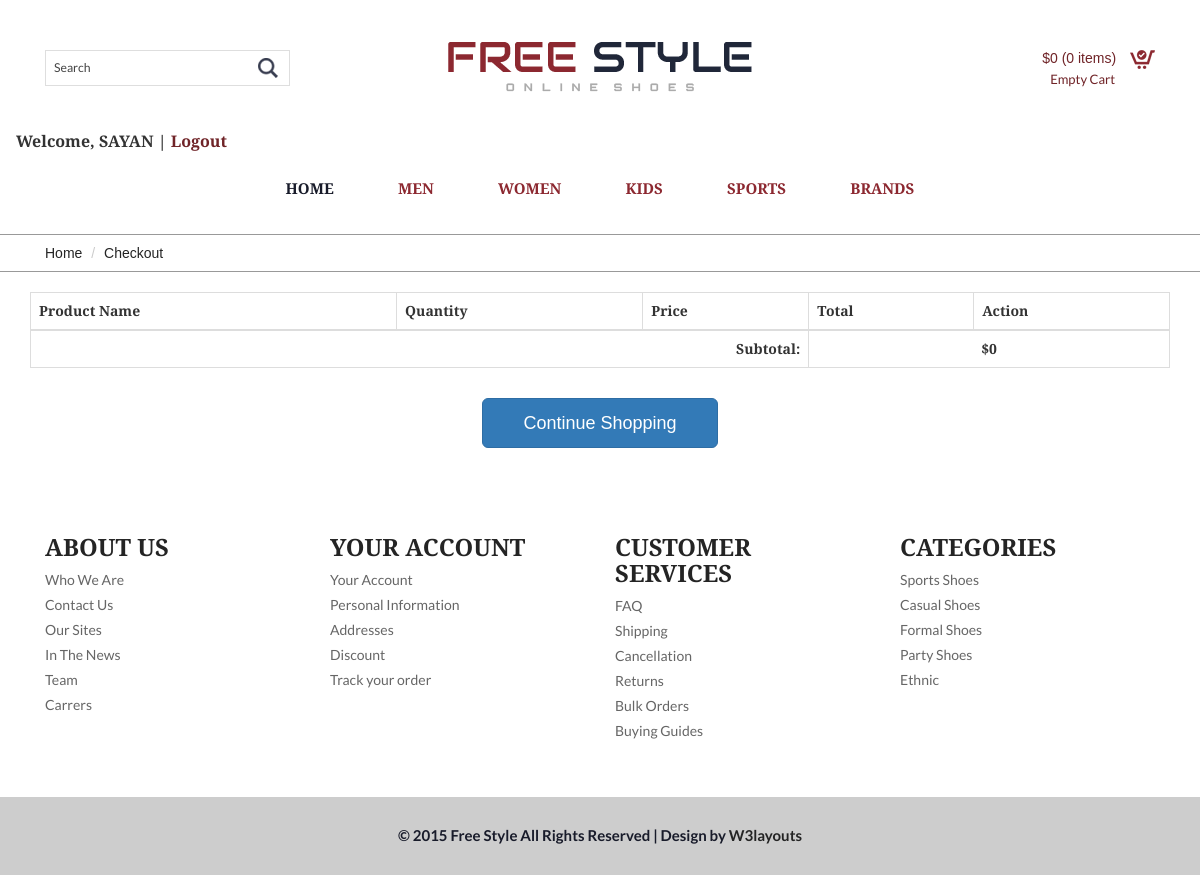
The page /cart.php (signed in) on the database as committed earlier.
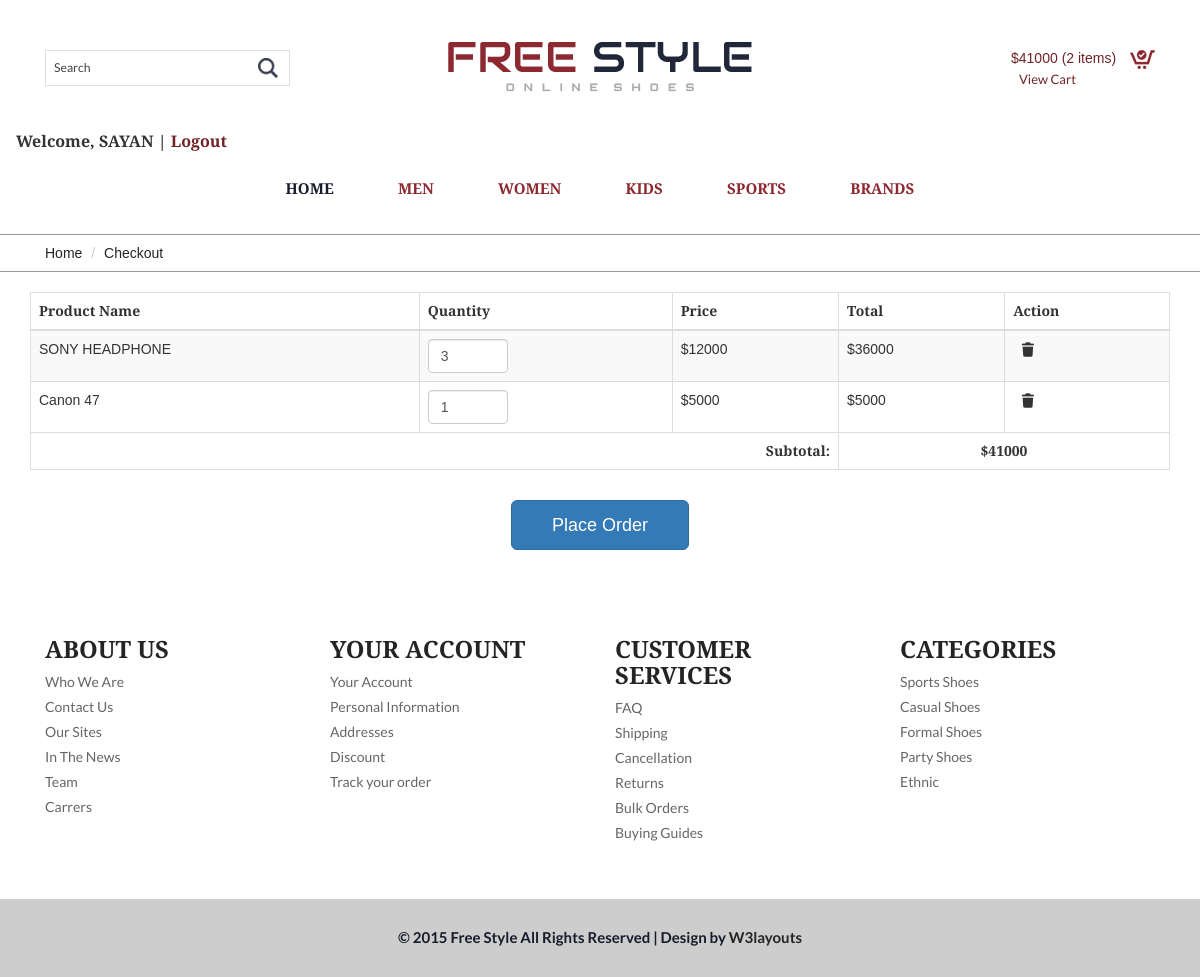
The same page on the database as committed later.
### tables this page shows
CREATE TABLE `cart` (
  `cart_id` int(11) NOT NULL,
  `product_id` int(255) NOT NULL,
  `user_id` int(255) NOT NULL,
  `qty` int(255) NOT NULL,
  `price` varchar(255) NOT NULL
);

CREATE TABLE `product` (
  `id` int(11) NOT NULL,
  `category_id` int(11) DEFAULT NULL,
  `name` varchar(100) NOT NULL,
  `image` varchar(100) NOT NULL,
  `price` varchar(100) NOT NULL,
  `description` text NOT NULL
);

### cart.php (the view, shortened to what this page needs)
<!DOCTYPE html>
<html>
<?php include("inc/head.php"); ?>
<body>
    <?php include("inc/header.php"); ?>
    <div class="breadcrumbs">
        <div class="container">
            <div class="breadcrumbs-main">
                <ol class="breadcrumb">
                    <li><a href="index.php">Home</a></li>
                    <li class="active">Checkout</li>
                </ol>
            </div>
        </div>
    </div>
    <?php
    include("admin/database/db.php");
    $userID = $_SESSION['user_id'];
    $select = "SELECT cart.cart_id, cart.price, cart.qty, product.name as product_name
                FROM cart
                INNER JOIN product
                ON cart.product_id=product.id
                WHERE cart.user_id='$userID'
            ";
    $result = $db->query($select);
    $subtotal = 0;
    $resultForSubtotal = $db->query($select);
    while ($row = $resultForSubtotal->fetch_assoc()) {
        $subtotal += $row['price'] * $row['qty'];
    }
    ?>
    <div class="container" style="margin-top: 20px;">
        <div id="tableContainer">
            <table class="table table-bordered table-striped">
                <thead>
                    <tr>
                        <th>Product Name</th>
                        <th>Quantity</th>
                        <th>Price</th>
                        <th>Total</th>
                        <th>Action</th>
                    </tr>
                </thead>
                <tbody>
                    <?php
                    while ($row = $result->fetch_assoc()) {
                    ?>
                        <tr>
                            <td> <?php echo $row['product_name']; ?> </td>
                            <td>
                                <form id="form<?php echo $row['cart_id']; ?>">
                                    <input
                                        type="number"
                                        class="form-control"
                                        name="qty"
                                        value="<?php echo $row['qty']; ?>"
                                        min="1"
                                        style="width: 80px; display: inline-block;"
                                        id="qty<?php echo $row['cart_id']; ?>"
                                        oninput="cartUpdate(<?php echo $row['cart_id']; ?>)" />
                                </form>
                            </td>
                            <td>$<?php echo $row['price']; ?></td>
                            <td>$<?php echo $row['price'] * $row['qty']; ?></td>
                            <td>
                                <button class="delete_btn" onclick="deleteCart(<?php echo $row['cart_id']; ?>)">
                                    <i class="fa-solid fa-trash"></i>
                                </button>
                            </td>
                        </tr>
                    <?php } ?>
                </tbody>
                <tfoot>
                    <tr>
                        <td colspan="3" style="text-align: right; font-weight: bold;">Subtotal:</td>
                        <td colspan="2" style="font-weight: bold; text-align:center;">
                            $<?php echo $subtotal; ?>
                        </td>
                    </tr>
                </tfoot>
            </table>
        </div>
        <?php
        if ($result->num_rows > 0) {
        ?>
            <div class="text-center" style="margin-top: 30px; margin-bottom: 30px;">
                <a href="checkout.php" class="btn btn-primary btn-lg" style="padding: 12px 40px; font-size: 18px;">
                    Place Order
                </a>
            </div>
        <?php
        } else {
        ?>
            <div class="text-center" style="margin-top: 30px; margin-bottom: 30px;">
                <a href="./" class="btn btn-primary btn-lg" style="padding: 12px 40px; font-size: 18px;">
                    Continue Shopping
                </a>
            </div>
        <?php
        }
        ?>
    </div>
    <?php include("inc/footer.php"); ?>
</body>
</html>

### inc/head.php (shortened to what this page needs)
<head>
    <link href="css/bootstrap.css" rel="stylesheet" type="text/css" media="all" />
    <link href="css/style.css" rel="stylesheet" type="text/css" media="all" />
    <link href="css/memenu.css" rel="stylesheet" type="text/css" media="all" />
    <link rel="stylesheet" href="https://cdnjs.cloudflare.com/ajax/libs/font-awesome/7.0.1/css/all.min.css" />
    <link rel="stylesheet" href="./css/custom.css" />
    <link rel="stylesheet" href="./css/loader.css" />
</head>

### inc/header.php (shortened to what this page needs)
<?php
include("admin/database/db.php");
$cart_total = 0;
$cart_count = 0;
if (isset($_SESSION['user_id'])) {
	$user_id = $_SESSION['user_id'];
	$cart_query = "SELECT * FROM cart WHERE user_id = '$user_id'";
	$cart_result = $db->query($cart_query);
	$cart_count = $cart_result->num_rows;
	for ($i = 0; $i < $cart_count; $i++) {
		$cart_item = $cart_result->fetch_assoc();
		$total = $cart_item['price'] * $cart_item['qty'];
		$cart_total = $cart_total + $total;
	}
}
?>
<link rel="stylesheet" href="./css/custom.css" />
<div class="top-header">
	<div class="container">
		<div class="top-header-main">
			<div class="col-md-4 top-header-left">
				<div class="search-bar">
					<input type="text" value="Search" onfocus="this.value = '';" onblur="if (this.value == '') {this.value = 'Search';}">
					<input type="submit" value="">
				</div>
			</div>
			<div class="col-md-4 top-header-middle">
				<a href="index.php"><img src="images/logo-4.png" alt="" /></a>
			</div>
			<div class="col-md-4 top-header-right">
				<div class="cart box_1">
					<a href="checkout.php">
						<div class="total">
							<span>$<?php echo $cart_total; ?></span>
							(<span><?php echo $cart_count; ?> items</span>)
						</div>
						<img src="images/cart-1.png" alt="" />
					</a>
					<p>
						<?php
						if ($cart_count > 0) {
							echo "<a href='./cart.php' class='simpleCart_empty'>View Cart</a>";
						} else {
							echo "<a href='./cart.php' class='simpleCart_empty'>Empty Cart</a>";
						}
						?>
					</p>
				</div>
			</div>
		</div>
	</div>
</div>
<?php if (isset($_SESSION['user_name'])): ?>
	<p class="login_register_link">
		Welcome, <?php echo htmlspecialchars($_SESSION['user_name']);  ?> | <a href="logout.php">Logout</a>
	</p>
<?php else: ?>
	<p class="login_register_link">
		<a href="account.php">Login / Register</a>
	</p>
<?php endif; ?>
<div class="header-bottom">
	<div class="container">
		<div class="top-nav">
			<ul class="memenu skyblue">
				<li class="active"><a href="index.php">Home</a></li>
				<li class="grid"><a href="#">Men</a>
				</li>
				<li class="grid"><a href="#">Women</a>
				</li>
				<li class="grid"><a href="#">Kids</a>
				</li>
				<li class="grid"><a href="#">Sports</a>
				</li>
				<li class="grid"><a href="#">Brands</a>
				</li>
			</ul>
		</div>
	</div>
</div>

### inc/footer.php (shortened to what this page needs)
<div class="footer">
	<div class="container">
		<div class="footer-top">
			<div class="col-md-3 footer-left">
				<h3>ABOUT US</h3>
				<ul>
					<li><a href="#">Who We Are</a></li>
					<li><a href="contact.php">Contact Us</a></li>
					<li><a href="#">Our Sites</a></li>
					<li><a href="#">In The News</a></li>
					<li><a href="#">Team</a></li>
					<li><a href="#">Carrers</a></li>
				</ul>
			</div>
			<div class="col-md-3 footer-left">
				<h3>YOUR ACCOUNT</h3>
				<ul>
					<li><a href="account.php">Your Account</a></li>
					<li><a href="#">Personal Information</a></li>
					<li><a href="contact.php">Addresses</a></li>
					<li><a href="#">Discount</a></li>
					<li><a href="#">Track your order</a></li>
				</ul>
			</div>
			<div class="col-md-3 footer-left">
				<h3>CUSTOMER SERVICES</h3>
				<ul>
					<li><a href="#">FAQ</a></li>
					<li><a href="#">Shipping</a></li>
					<li><a href="#">Cancellation</a></li>
					<li><a href="#">Returns</a></li>
					<li><a href="#">Bulk Orders</a></li>
					<li><a href="#">Buying Guides</a></li>
				</ul>
			</div>
			<div class="col-md-3 footer-left">
				<h3>CATEGORIES</h3>
				<ul>
					<li><a href="#">Sports Shoes</a></li>
					<li><a href="#">Casual Shoes</a></li>
					<li><a href="#">Formal Shoes</a></li>
					<li><a href="#">Party Shoes</a></li>
					<li><a href="#">Ethnic</a></li>
				</ul>
			</div>
			<div class="clearfix"> </div>
		</div>
	</div>
</div>
<div class="footer-text">
	<div class="container">
		<div class="footer-main">
			<p class="footer-class">© 2015 Free Style All Rights Reserved | Design by <a href="http://w3layouts.com/" target="_blank">W3layouts</a> </p>
		</div>
	</div>
</div>

### css/style.css (style rules this page uses)
body { background:#fff; font-family: 'Alegreya Sans SC', sans-serif; }
body a { transition: 0.5s all; -webkit-transition: 0.5s all; -o-transition: 0.5s all; -moz-transition: 0.5s all; -ms-transition: 0.5s all; }
.top-header { padding: 3em 0px 1.5em 0px; }
.search-bar input[type="text"] { width: 100%; padding: 8px 45px 8px 8px; border: 1px solid rgba(0, 0, 0, 0.13); background: none; outline: none; -webkit-appearance: none; color: rgba(0, 0, 0, 0.74); font-size: 0.875em; font-family: 'Lato', sans-serif; }
.search-bar input[type="submit"] { background: url(../images/search.png)no-repeat 0px 0px; outline: none; -webkit-appearance: none; border: 0; display: inline-block; vertical-align: -webkit-baseline-middle; position: absolute; width: 24px; height: 24px; top: 6px; left: 211px; }
.search-bar { position: relative; width: 70%; margin-top: 8px; }
.top-header-middle { text-align: center; }
.box_1 { float: right; margin-top: 5px; }
a.simpleCart_empty { color: #702428; font-weight: 500; font-family: 'Lato', sans-serif; font-size: 13px; }
.box_1 p { margin: 0px 0 0px 8px; }
.total { display: inline-block; vertical-align: middle; color: #702428; }
.box_1 a img { margin: 3px 0 0 10px; }
.header-bottom { padding: 10px 0px; }
.footer { padding:5em 0px; }
.footer-left h3 { color: #242424; font-size: 1.7em; font-weight: 600; margin: 0; }
.footer-left ul { padding: 0; margin: 4% 0 0 0; }
.footer-left ul li { list-style:none; margin:5px 0px; }
.footer-left ul li:last-child { margin-bottom:0; }
.footer-left ul li a { font-size: 14px; color: #666; font-family: 'Lato', sans-serif; }
.footer-text { padding: 2em 0px; background: rgba(153, 153, 153, 0.49); }
.footer-main { text-align:center; }
.footer-main p { color: #181b2a; font-size: 15px; font-weight: 600; font-family: 'Lato', sans-serif; margin: 0; }
.footer-main p a { color: #242424; }
.breadcrumbs { border-top: 1px solid #999; border-bottom: 1px solid #999; margin-top: 1em; }
ol.breadcrumb { margin: 0; }
.breadcrumb li a { color:#242424; }
.breadcrumb > .active { color: #242424; }
.breadcrumb { background: none; }
@media (max-width:1280px) { .footer { padding: 4em 0px; } }

### css/memenu.css (style rules this page uses)
.memenu { margin:0;padding:0;width:100%;list-style:none;display:inline-block;position:relative;font-family:Calibri,Arial;font-size:15px }
.memenu li { display:inline-block; }
ul.memenu.skyblue { text-align: center; }
.memenu>li>a { font-family: 'Alegreya Sans SC', sans-serif;float:left;padding: 5px 30px 5px 30px;color:#555;font-weight:600;text-decoration:none;text-transform:uppercase;transition:color .4s ease-in-out;-moz-transition:color .4s ease-in-out;-webkit-transition:color .4s ease-in-out;-o-transition:color .4s ease-in-out }
.skyblue li>a,.skyblue>li.showhide span { color:#8c2830 }
.skyblue>li:hover>a,.skyblue>li.active>a,.skyblue .dropdown li:hover>a { color:#181b2a }

### css/custom.css (style rules this page uses)
.delete_btn { outline: none; border: none; background: transparent; }
.login_register_link { padding-left: 16px; padding-top: 17px; font-size: 16px; font-weight: 700; font-family: 'Alegreya Sans SC', sans-serif; }
.login_register_link a { color: #702428; }

Rows that differ between the two databases and show on the page:
added cart: product.name "SONY HEADPHONE", qty "3", price "12000", $row['price'] * $row['qty'] "36000"
added cart: product.name "Canon 47", qty "1", price "5000", $row['price']*$row['qty'] "5000"
Other text that changed with them:
$cart_total: "0" → "41000"
$cart_count: "0" → "2"
$subtotal: "0" → "41000"
text no longer shown: "Empty Cart Continue Shopping"
text now shown: "View Cart Place Order"
